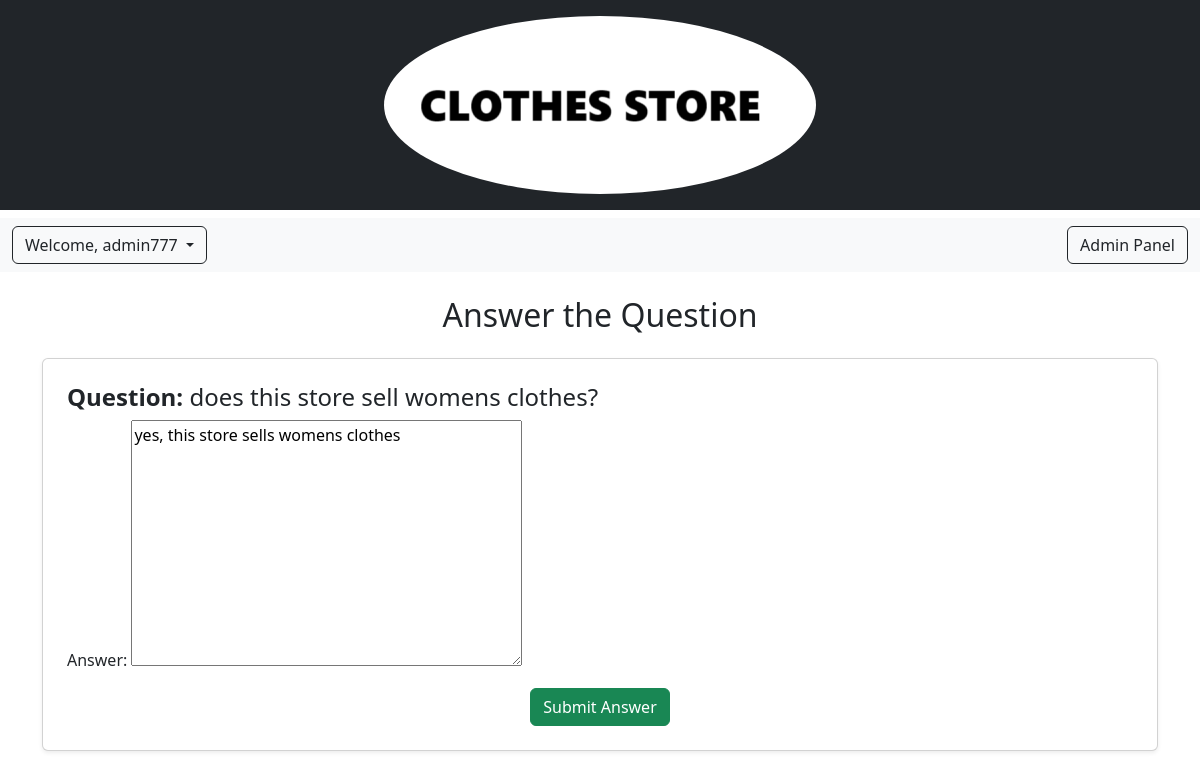
The page /store/answer/1/ (signed in) on the database its author committed.
### cos_accounts/models.py (models this page shows)
class CustomUser(AbstractUser):
    age = models.PositiveIntegerField(null=True, blank=True)
    address = models.CharField(max_length=255, null=True, blank=True)
    groups = models.ManyToManyField(
        'auth.Group',
        related_name='cos_accounts_user_set',
        blank=True
    )
    user_permissions = models.ManyToManyField(
        'auth.Permission',
        related_name='cos_accounts_permission_user_set',
        blank=True
    )

### questions/models.py (models this page shows, shortened)
class Question(models.Model):
    user = models.ForeignKey(settings.AUTH_USER_MODEL, on_delete=models.CASCADE, null=True, blank=True, default=1)
    text = models.TextField()
    answer = models.TextField(blank=True, null=True)
    created = models.DateTimeField(auto_now_add=True)
    answered = models.DateTimeField(null=True, blank=True)

### questions/views.py (the view)
# urls.py: path('answer/<int:question_id>/', answerQ, name='answer_q'),
def answerQ(request, question_id):
    question = get_object_or_404(Question, id=question_id)
    if not request.user.is_staff:
        return redirect('questions:list')
    if request.method == "POST":
        form = form_for_answer(request.POST, instance=question)
        if form.is_valid():
            question.answered = now()
            form.save()
            return redirect('questions:list')
    else:
        form = form_for_answer(instance=question)
    return render(request, 'answer_q.html', {'form': form, 'question': question})

### questions/forms.py
class form_for_answer(forms.ModelForm):
    class Meta:
        model = Question
        fields = ['answer']

### cart/context_processors.py (called while the page is built)
def counter(request):
    item_count = 0
    if 'admin' in request.path:
        return {}
    else:
        try:
            cart = Cart.objects.filter(cart_id=_cart_id(request))
            cart_items = CartItem.objects.all().filter(cart=cart[:1])
            for cart_item in cart_items:
                item_count += cart_item.quantity
        except Cart.DoesNotExist:
            item_count = 0
    return {'item_count':item_count}

### cart/views.py (called while the page is built)
def _cart_id(request):
    cart = request.session.session_key
    if not cart:
        cart = request.session.create()
    return cart

### loyalty/context_processors.py (called while the page is built)
def loyalty_points(request):
    if request.user.is_authenticated:
        try:
            loyalty = Loyalty.objects.get(user=request.user)
        except Loyalty.DoesNotExist:
            loyalty = None
    else:
        loyalty = None
    return {'loyalty': loyalty}

### questions/templates/answer_q.html (shortened to what this page needs)
{% load static %}
<!DOCTYPE html>
<html lang="en">
<head>
    <link rel="stylesheet" href="{% static 'css/style.css' %}">
    <link href="https://cdn.jsdelivr.net/npm/bootstrap@5.3.3/dist/css/bootstrap.min.css" rel="stylesheet">
</head>
<body>
    <header class="bg-dark text-white py-3">
        <div class="container text-center">
            {% include 'header.html' %}
        </div>
    </header>
    {% include 'nav.html' %}
    <div class="container mt-4">
        <h2 class="text-center mb-4">Answer the Question</h2>
        <div class="card p-4 shadow-sm mb-5">
            <h4><strong>Question:</strong> {{ question.text }}</h4>
            <form method="POST">
                {{ form.as_p }}
                <div class="text-center">
                    <button type="submit" class="btn btn-success">Submit Answer</button>
                </div>
            </form>
        </div>
    </div>
</body>
</html>

### pages/templates/nav.html (shortened to what this page needs)
<!DOCTYPE html>
<html lang="en">
<head>
    <link href="https://cdn.jsdelivr.net/npm/bootstrap@5.3.0/dist/css/bootstrap.min.css" rel="stylesheet">
</head>
<body>
    <nav class="navbar navbar-expand-lg navbar-light bg-light mt-2" style="margin-bottom: 20px;">
        <div class="container-fluid d-flex justify-content-between">
            {% if user.is_authenticated %}
                <div class="dropdown">
                    <a class="btn btn-outline-dark dropdown-toggle" href="#" role="button" id="userDropdown" data-bs-toggle="dropdown" aria-expanded="false">
                        Welcome, {{ user.username }}
                    </a>
                </div>
            {% else %}
                <a class="btn btn-outline-dark" href="{% url 'cos_accounts:signin' %}" role="button">Sign In</a>
            {% endif %}
            {% if request.user.is_superuser %}
                <a href="{% url 'store:stock_management' %}" class="btn btn-outline-dark">
                    Admin Panel
                </a>
            {% endif %}
        </div>
    </nav>
</body>
</html>

### rows shown on the page
CustomUser: username "admin777"
Question: text "does this store sell womens clothes?", answer "yes, this store sells womens clothes"
